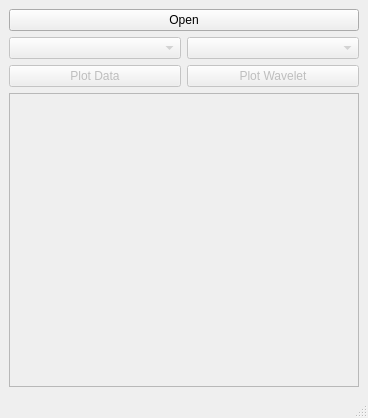
<?xml version="1.0" encoding="UTF-8"?>
<ui version="4.0">
 <class>MainWindow</class>
 <widget class="QMainWindow" name="MainWindow">
  <property name="geometry">
   <rect>
    <x>0</x>
    <y>0</y>
    <width>368</width>
    <height>418</height>
   </rect>
  </property>
  <property name="windowTitle">
   <string>MainWindow</string>
  </property>
  <widget class="QWidget" name="centralwidget">
   <layout class="QGridLayout" name="gridLayout_2">
    <item row="0" column="0">
     <layout class="QGridLayout" name="gridLayout">
      <item row="2" column="0">
       <widget class="QPushButton" name="buttonPlotData">
        <property name="enabled">
         <bool>false</bool>
        </property>
        <property name="text">
         <string>Plot Data</string>
        </property>
       </widget>
      </item>
      <item row="2" column="1">
       <widget class="QPushButton" name="buttonPlotWavelet">
        <property name="enabled">
         <bool>false</bool>
        </property>
        <property name="text">
         <string>Plot Wavelet</string>
        </property>
       </widget>
      </item>
      <item row="1" column="1">
       <widget class="QComboBox" name="listData">
        <property name="enabled">
         <bool>false</bool>
        </property>
       </widget>
      </item>
      <item row="1" column="0">
       <widget class="QComboBox" name="listTime">
        <property name="enabled">
         <bool>false</bool>
        </property>
       </widget>
      </item>
      <item row="0" column="0" colspan="2">
       <widget class="QPushButton" name="buttonOpenDataFile">
        <property name="text">
         <string>Open</string>
        </property>
       </widget>
      </item>
      <item row="3" column="0" colspan="2">
       <widget class="QTableView" name="dataView">
        <property name="enabled">
         <bool>false</bool>
        </property>
       </widget>
      </item>
     </layout>
    </item>
   </layout>
  </widget>
  <widget class="QMenuBar" name="menubar">
   <property name="geometry">
    <rect>
     <x>0</x>
     <y>0</y>
     <width>368</width>
     <height>21</height>
    </rect>
   </property>
  </widget>
  <widget class="QStatusBar" name="statusbar"/>
 </widget>
 <resources/>
 <connections/>
</ui>
